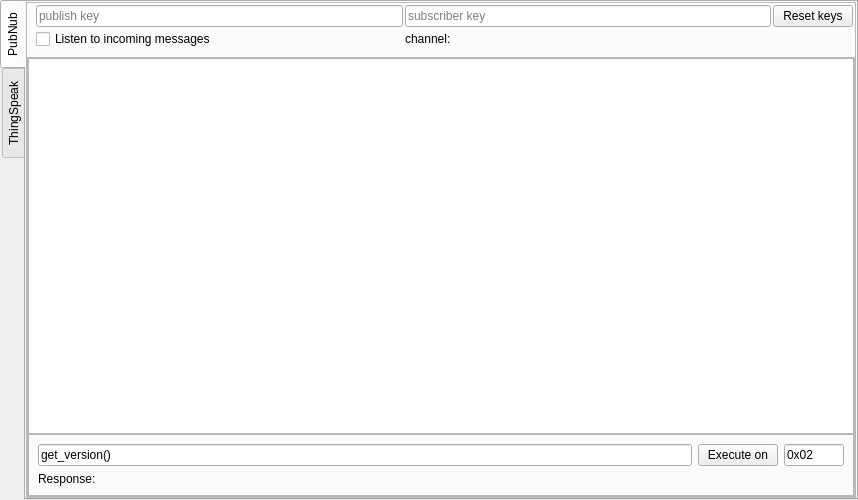
<?xml version="1.0" encoding="UTF-8"?>
<ui version="4.0">
 <class>MainWindow</class>
 <widget class="QMainWindow" name="MainWindow">
  <property name="geometry">
   <rect>
    <x>0</x>
    <y>0</y>
    <width>858</width>
    <height>500</height>
   </rect>
  </property>
  <property name="windowTitle">
   <string>Remote access and publishing</string>
  </property>
  <widget class="QWidget" name="centralwidget">
   <layout class="QVBoxLayout" name="verticalLayout">
    <property name="margin">
     <number>0</number>
    </property>
    <item>
     <widget class="QTabWidget" name="tabWidget">
      <property name="tabPosition">
       <enum>QTabWidget::West</enum>
      </property>
      <property name="currentIndex">
       <number>0</number>
      </property>
      <widget class="QWidget" name="tab">
       <attribute name="title">
        <string>PubNub</string>
       </attribute>
       <layout class="QVBoxLayout" name="verticalLayout_3">
        <property name="spacing">
         <number>0</number>
        </property>
        <property name="margin">
         <number>0</number>
        </property>
        <item>
         <widget class="QFrame" name="frame">
          <property name="frameShape">
           <enum>QFrame::StyledPanel</enum>
          </property>
          <property name="frameShadow">
           <enum>QFrame::Raised</enum>
          </property>
          <property name="class" stdset="0">
           <string>PeripheralCollection</string>
          </property>
          <layout class="QVBoxLayout" name="verticalLayout_2">
           <property name="margin">
            <number>0</number>
           </property>
           <item>
            <widget class="QFrame" name="frame_2">
             <property name="frameShape">
              <enum>QFrame::NoFrame</enum>
             </property>
             <property name="frameShadow">
              <enum>QFrame::Raised</enum>
             </property>
             <property name="class" stdset="0">
              <string>PeripheralCollectionInner</string>
             </property>
             <layout class="QGridLayout" name="gridLayout">
              <property name="topMargin">
               <number>2</number>
              </property>
              <property name="rightMargin">
               <number>2</number>
              </property>
              <property name="bottomMargin">
               <number>2</number>
              </property>
              <property name="spacing">
               <number>2</number>
              </property>
              <item row="2" column="1">
               <widget class="QLabel" name="channelLabel">
                <property name="text">
                 <string>channel:</string>
                </property>
               </widget>
              </item>
              <item row="2" column="0">
               <widget class="QCheckBox" name="checkBox">
                <property name="text">
                 <string>Listen to incoming messages</string>
                </property>
               </widget>
              </item>
              <item row="1" column="0">
               <widget class="QLineEdit" name="pubEdit">
                <property name="text">
                 <string/>
                </property>
                <property name="placeholderText">
                 <string>publish key</string>
                </property>
               </widget>
              </item>
              <item row="1" column="2">
               <widget class="QPushButton" name="pushButton_4">
                <property name="text">
                 <string>Reset keys</string>
                </property>
               </widget>
              </item>
              <item row="1" column="1">
               <widget class="QLineEdit" name="subEdit">
                <property name="text">
                 <string/>
                </property>
                <property name="placeholderText">
                 <string>subscriber key</string>
                </property>
               </widget>
              </item>
             </layout>
            </widget>
           </item>
           <item>
            <widget class="QFrame" name="frame_3">
             <property name="sizePolicy">
              <sizepolicy hsizetype="Preferred" vsizetype="MinimumExpanding">
               <horstretch>0</horstretch>
               <verstretch>0</verstretch>
              </sizepolicy>
             </property>
             <property name="frameShape">
              <enum>QFrame::StyledPanel</enum>
             </property>
             <property name="frameShadow">
              <enum>QFrame::Raised</enum>
             </property>
             <property name="class" stdset="0">
              <string>PeripheralCollectionInner</string>
             </property>
             <layout class="QGridLayout" name="gridLayout_2">
              <property name="margin">
               <number>0</number>
              </property>
              <property name="spacing">
               <number>0</number>
              </property>
              <item row="1" column="0">
               <widget class="QFrame" name="frame_4">
                <property name="frameShape">
                 <enum>QFrame::StyledPanel</enum>
                </property>
                <property name="frameShadow">
                 <enum>QFrame::Raised</enum>
                </property>
                <property name="class" stdset="0">
                 <string>PeripheralCollectionInner</string>
                </property>
                <layout class="QGridLayout" name="gridLayout_3">
                 <item row="0" column="0">
                  <widget class="QLineEdit" name="cmdEdit">
                   <property name="text">
                    <string>get_version()</string>
                   </property>
                  </widget>
                 </item>
                 <item row="0" column="2">
                  <widget class="QLineEdit" name="sendID">
                   <property name="maximumSize">
                    <size>
                     <width>60</width>
                     <height>16777215</height>
                    </size>
                   </property>
                   <property name="text">
                    <string>0x02</string>
                   </property>
                  </widget>
                 </item>
                 <item row="1" column="0" colspan="3">
                  <widget class="QLabel" name="responseLabel">
                   <property name="text">
                    <string>Response:</string>
                   </property>
                  </widget>
                 </item>
                 <item row="0" column="1">
                  <widget class="QPushButton" name="pushButton_3">
                   <property name="text">
                    <string>Execute on</string>
                   </property>
                  </widget>
                 </item>
                </layout>
               </widget>
              </item>
              <item row="0" column="0">
               <widget class="QTextEdit" name="results">
                <property name="textInteractionFlags">
                 <set>Qt::TextSelectableByKeyboard|Qt::TextSelectableByMouse</set>
                </property>
               </widget>
              </item>
             </layout>
            </widget>
           </item>
          </layout>
         </widget>
        </item>
       </layout>
      </widget>
      <widget class="QWidget" name="tab_2">
       <attribute name="title">
        <string>ThingSpeak</string>
       </attribute>
       <layout class="QVBoxLayout" name="verticalLayout_4">
        <property name="spacing">
         <number>0</number>
        </property>
        <property name="margin">
         <number>0</number>
        </property>
        <item>
         <widget class="QFrame" name="frame_5">
          <property name="frameShape">
           <enum>QFrame::NoFrame</enum>
          </property>
          <property name="frameShadow">
           <enum>QFrame::Raised</enum>
          </property>
          <property name="class" stdset="0">
           <string>PeripheralCollectionInner</string>
          </property>
          <layout class="QGridLayout" name="gridLayout_4">
           <property name="topMargin">
            <number>2</number>
           </property>
           <property name="rightMargin">
            <number>2</number>
           </property>
           <property name="bottomMargin">
            <number>2</number>
           </property>
           <property name="spacing">
            <number>2</number>
           </property>
           <item row="1" column="1">
            <widget class="QLineEdit" name="thingSpeakKey">
             <property name="toolTip">
              <string>Get a key from thingspeak.com by creating your own channel</string>
             </property>
             <property name="text">
              <string>H1OE0R294J0R6YQN</string>
             </property>
             <property name="placeholderText">
              <string>publish key</string>
             </property>
            </widget>
           </item>
           <item row="1" column="0">
            <widget class="QLabel" name="label_2">
             <property name="text">
              <string>ThingSpeak Key</string>
             </property>
            </widget>
           </item>
          </layout>
         </widget>
        </item>
        <item>
         <widget class="QTextBrowser" name="results_2">
          <property name="textInteractionFlags">
           <set>Qt::TextEditorInteraction</set>
          </property>
         </widget>
        </item>
        <item>
         <widget class="QFrame" name="frame_6">
          <property name="frameShape">
           <enum>QFrame::StyledPanel</enum>
          </property>
          <property name="frameShadow">
           <enum>QFrame::Raised</enum>
          </property>
          <property name="class" stdset="0">
           <string>PeripheralCollectionInner</string>
          </property>
          <layout class="QGridLayout" name="gridLayout_5">
           <item row="0" column="4">
            <widget class="QSpinBox" name="thingSpeakInterval">
             <property name="toolTip">
              <string>Set the interval for pushing data.
The rate limit for ThingSpeak.com is 15 seconds</string>
             </property>
             <property name="suffix">
              <string> Seconds</string>
             </property>
             <property name="minimum">
              <number>15</number>
             </property>
             <property name="maximum">
              <number>1000</number>
             </property>
            </widget>
           </item>
           <item row="0" column="1">
            <widget class="QPushButton" name="pushButton_6">
             <property name="text">
              <string>Set Command</string>
             </property>
            </widget>
           </item>
           <item row="0" column="0">
            <widget class="QLineEdit" name="cmdEditThingSpeak">
             <property name="text">
              <string>get_average_voltage('CH1')</string>
             </property>
             <property name="placeholderText">
              <string>Command to execute</string>
             </property>
            </widget>
           </item>
           <item row="0" column="3">
            <widget class="QLabel" name="label">
             <property name="text">
              <string>Update Interval</string>
             </property>
            </widget>
           </item>
           <item row="0" column="2">
            <spacer name="horizontalSpacer">
             <property name="orientation">
              <enum>Qt::Horizontal</enum>
             </property>
             <property name="sizeHint" stdset="0">
              <size>
               <width>40</width>
               <height>20</height>
              </size>
             </property>
            </spacer>
           </item>
          </layout>
         </widget>
        </item>
       </layout>
      </widget>
     </widget>
    </item>
   </layout>
  </widget>
 </widget>
 <resources/>
 <connections>
  <connection>
   <sender>checkBox</sender>
   <signal>toggled(bool)</signal>
   <receiver>MainWindow</receiver>
   <slot>setListenState(bool)</slot>
   <hints>
    <hint type="sourcelabel">
     <x>179</x>
     <y>84</y>
    </hint>
    <hint type="destinationlabel">
     <x>198</x>
     <y>0</y>
    </hint>
   </hints>
  </connection>
  <connection>
   <sender>pushButton_4</sender>
   <signal>clicked()</signal>
   <receiver>MainWindow</receiver>
   <slot>resetKeys()</slot>
   <hints>
    <hint type="sourcelabel">
     <x>816</x>
     <y>50</y>
    </hint>
    <hint type="destinationlabel">
     <x>821</x>
     <y>14</y>
    </hint>
   </hints>
  </connection>
  <connection>
   <sender>pushButton_3</sender>
   <signal>clicked()</signal>
   <receiver>MainWindow</receiver>
   <slot>execRemote()</slot>
   <hints>
    <hint type="sourcelabel">
     <x>745</x>
     <y>458</y>
    </hint>
    <hint type="destinationlabel">
     <x>821</x>
     <y>444</y>
    </hint>
   </hints>
  </connection>
  <connection>
   <sender>pushButton_6</sender>
   <signal>clicked()</signal>
   <receiver>MainWindow</receiver>
   <slot>setThingSpeakCommand()</slot>
   <hints>
    <hint type="sourcelabel">
     <x>329</x>
     <y>481</y>
    </hint>
    <hint type="destinationlabel">
     <x>331</x>
     <y>511</y>
    </hint>
   </hints>
  </connection>
 </connections>
 <slots>
  <slot>setListenState(bool)</slot>
  <slot>execRemote()</slot>
  <slot>resetKeys()</slot>
  <slot>setThingSpeakCommand()</slot>
  <slot>setThingSpeakKey()</slot>
 </slots>
</ui>
